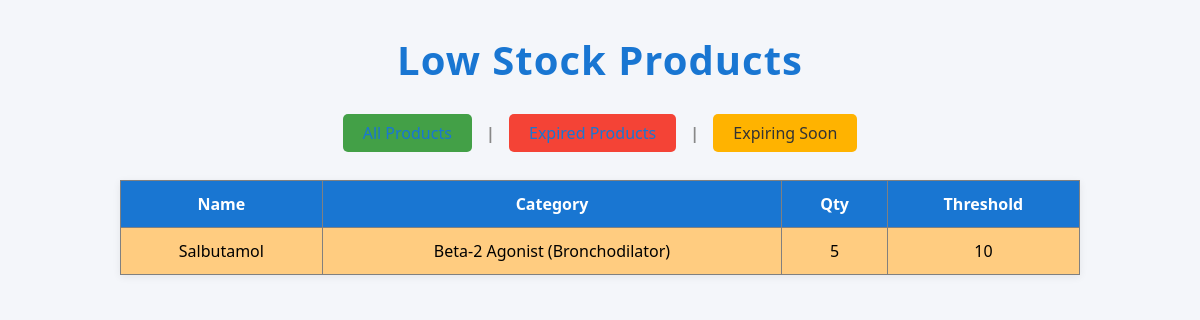
Page /low-stock/ (signed in) on the committed database.
### inventory/models.py (models this page shows, shortened)
class Product(models.Model):
    name = models.CharField(max_length=100)
    category = models.CharField(max_length=50)
    quantity = models.PositiveIntegerField()
    expiry_date = models.DateField()
    price = models.DecimalField(max_digits=10, decimal_places=2, default=0.00)
    low_stock_threshold = models.PositiveIntegerField(default=10)
    supplier = models.ForeignKey(Supplier, on_delete=models.SET_NULL, null=True, blank=True)
    image = models.ImageField(upload_to='products/', blank=True, null=True)
    barcode = models.ImageField(upload_to='barcodes/', blank=True)
    @property
    def is_low_stock(self):
        return self.quantity < self.low_stock_threshold

### inventory/views.py (the view)
# urls.py: path('low-stock/', views.low_stock_products, name='low_stock'),
@admin_required
def low_stock_products(request):
    products = [p for p in Product.objects.all() if p.is_low_stock]
    return render(request, 'inventory/low_stock_products.html', {'products': products})

### inventory/views.py (called while the page is built)
def admin_required(view_func):
    decorated_view_func = login_required(user_passes_test(lambda u: u.is_staff)(view_func))
    return decorated_view_func

### inventory/templates/inventory/low_stock_products.html (shortened to what this page needs)
<!DOCTYPE html>
{% load static %}
<html>
<head>
    <link rel="stylesheet" href="{% static 'styles.css' %}">
</head>
<body>
    <h1 class="main-title">Low Stock Products</h1>
    <div class="nav-links">
        <a href="{% url 'product_list' %}" class="nav-btn">All Products</a>
        <span class="divider">|</span>
        <a href="{% url 'expired_products' %}" class="nav-btn expired">Expired Products</a>
        <span class="divider">|</span>
        <a href="{% url 'expiring_soon' %}" class="nav-btn expiring">Expiring Soon</a>
    </div>
    <table border="1">
        <tr>
            <th>Name</th>
            <th>Category</th>
            <th>Qty</th>
            <th>Threshold</th>
        </tr>
        {% for product in products %}
        <tr style="background-color: #ffcc80;">
            <td>{{ product.name }}</td>
            <td>{{ product.category }}</td>
            <td>{{ product.quantity }}</td>
            <td>{{ product.low_stock_threshold }}</td>
        </tr>
        {% endfor %}
    </table>
</body>
</html>

### static/styles.css (style rules this page uses)
body { font-family: 'Segoe UI', Arial, sans-serif; background: #f4f6fa; margin: 0; padding: 0; }
h1 { text-align: center; color: #333; margin-top: 30px; }
.nav-links { text-align: center; margin-bottom: 20px; }
.nav-links a { color: #1976d2; text-decoration: none; margin: 0 10px; font-weight: 500; transition: color 0.2s; }
table { margin: 0 auto; border-collapse: collapse; width: 80%; background: #fff; box-shadow: 0 2px 8px rgba(0,0,0,0.07); }
th, td { padding: 12px 16px; text-align: center; }
th { background: #1976d2; color: #fff; font-weight: 600; }
tr { transition: background 0.2s; }
.main-title { text-align: center; color: #1976d2; margin-top: 32px; font-size: 2.5rem; letter-spacing: 1px; }
.nav-links { text-align: center; margin-bottom: 28px; margin-top: 10px; }
.nav-btn { display: inline-block; padding: 8px 20px; margin: 0 8px; border-radius: 5px; text-decoration: none; font-weight: 500; background: #43a047; color: #fff; transition: background 0.2s; }
.nav-btn.expired { background: #f44336; }
.nav-btn.expiring { background: #ffb300; color: #333; }
.divider { color: #888; font-weight: bold; }

### rows in the picture
Product: name "Salbutamol", category "Beta-2 Agonist (Bronchodilator)", quantity "5", low_stock_threshold "10"
